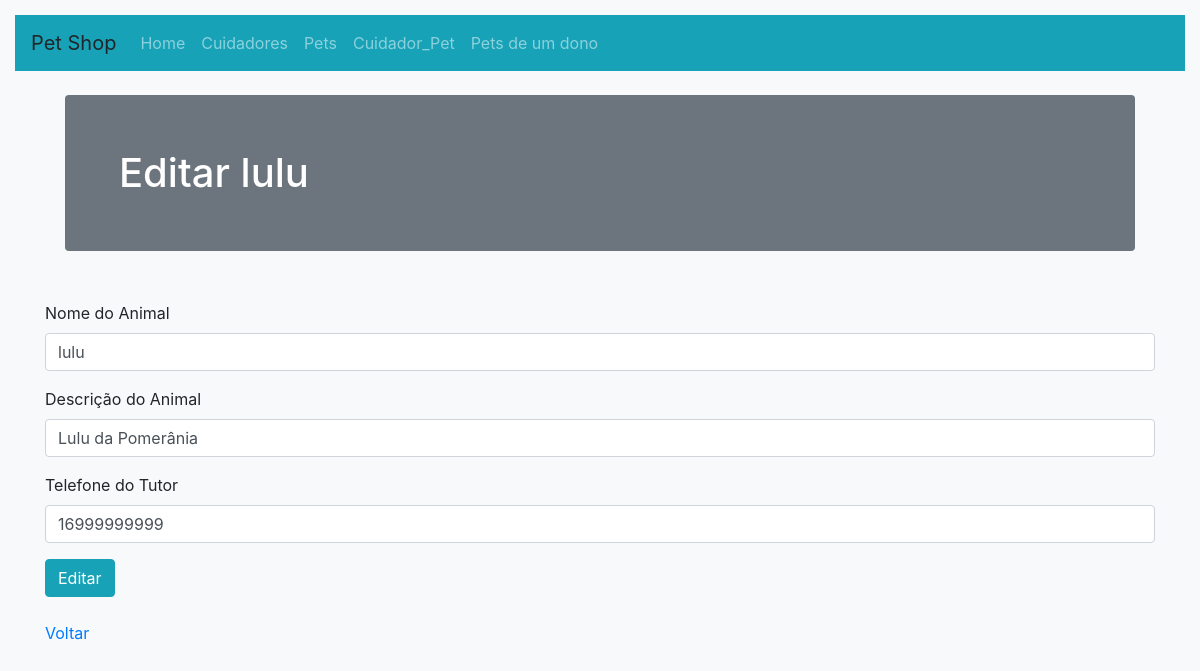
Page /editarPet.php?id=1 on the committed database.
### tables this page shows
CREATE TABLE `pet` (
  `id` int(11) NOT NULL,
  `nome` varchar(100) NOT NULL,
  `descricao` varchar(300) NOT NULL,
  `tel_tutor` varchar(11) NOT NULL,
  `data_cadastro` datetime NOT NULL
);

### Pet.php (called while the page is built, shortened)
<?php
class Pet{
    public static function getPetId($id)
    {
        try {
            $conexao = Conexao::getConexao();
            $sql = $conexao->prepare("SELECT * FROM pet WHERE id = ?");
            $sql->execute([$id]);
            return $sql->fetchAll()[0];
        } catch(Exception $e) {
            echo $e->getMessage();
            exit;
        }
    }
    }
?>

### editarPet.php (the view, shortened to what this page needs)
<!DOCTYPE html>
<html lang="pt-br">
<head>
    <link rel="stylesheet" href="https://stackpath.bootstrapcdn.com/bootstrap/4.1.3/css/bootstrap.min.css"
>
    <link rel="stylesheet" href="PetShop.css">
</head>
<body class="bg-light">
    <nav class="navbar navbar-expand-lg navbar-dark bg-info">
        <a class="navbar-brand">Pet Shop</a>
        <div class="collapse navbar-collapse" id="navbarNav">
            <ul class="navbar-nav">
                <li class="nav-item">
                    <a class="nav-link" href="index.php">Home</a>
                </li>
                <li class="nav-item">
                    <a class="nav-link" href="ListaCuidadores.php">Cuidadores</a>
                </li>
                <li class="nav-item">
                    <a class="nav-link" href="ListaPets.php">Pets</a>
                </li>
                <li class="nav-item ">
                    <a class="nav-link" href="ListaCuidador_Pet.php">Cuidador_Pet</a>
                </li>
                <li class="nav-item ">
                <a class="nav-link" href="ListarPetDono.php">Pets de um dono</a>
            </li>
            </ul>
        </div>
    </nav>
    <?php
        require_once "configs/Pet.php";
        $petEditar = null;
        if (isset($_GET["id"]) and !empty($_GET["id"])) {$id = $_GET["id"];
            if (Pet::existeId($_GET["id"])) {
                $petEditar = Pet::getPetId($_GET["id"]);
            } else {
                echo "<p>Esse pet não existe!</p>";
                die;
            }
        } else {
            echo "<p>Você não pode editar um pet sem dizer quem é</p>";
            die;
        }
        ?>
<div class="mt-4 p-1 bg-secondary text-white rounded">
    <h1>Editar <?= $petEditar["nome"] ?>
   </h1>
</div>
<form method="POST">
<div class="container">
        <div class="row">
            <div class="col">
                    <div class="form-group">
                        <label>Nome do Animal</label>
                        <input type="text" class="form-control" name="nome" value="<?= $petEditar["nome"] ?>" required>
                    </div>
                    <div class="form-group">
                        <label>Descrição do Animal</label>
                        <input type="textarea" class="form-control" name="desc" value="<?= $petEditar["descricao"] ?>" required >
                    </div>
                    <div class="form-group">
                        <label>Telefone do Tutor</label>
                        <input type="text" class="form-control" name="tel" value="<?= $petEditar["tel_tutor"] ?>" maxlength="11" required>
                    </div>
                    <button type="submit" class="btn btn-info">Editar</button>
                </form>
                <br>
                <br>
                <a href="ListaPets.php">Voltar</a>
<br>
</body>
</html>

### PetShop.css (style rules this page uses)
.mt-4, h1, p { margin: 50px; }
body { padding: 15px; }

### rows in the picture
pet: nome "lulu", desc "Lulu da Pomerânia", tel "16999999999"
